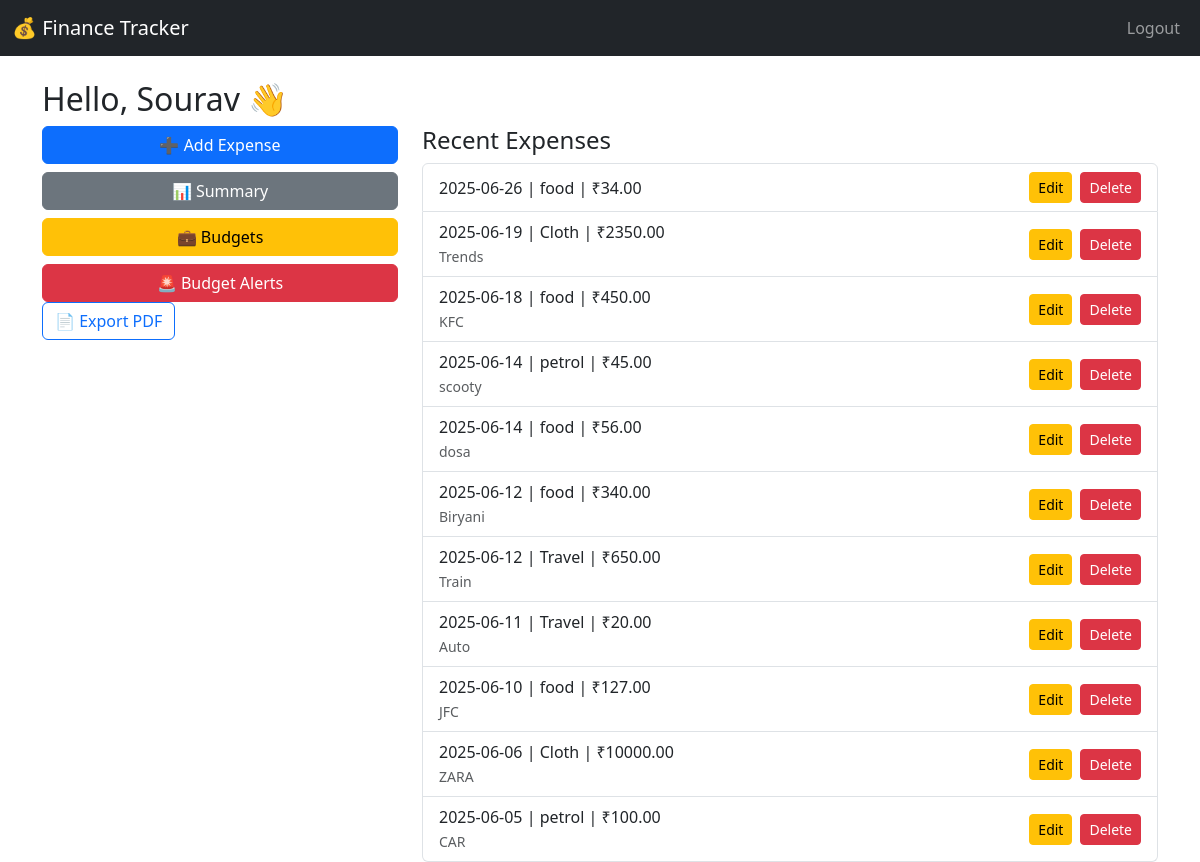
The app's page /dashboard (signed in) with its own data.
### tables this page shows
CREATE TABLE expenses(
            id INTEGER PRIMARY KEY AUTOINCREMENT,
            date TEXT,
            category TEXT,
            amount REAL,
            note TEXT,
            user_id INTEGER
        , type TEXT DEFAULT 'expense');

### app.py (the view)
@app.route('/dashboard')
def dashboard():
    if 'username' not in session:
        return redirect(url_for('login'))
    user_id = session.get('user_id')
    expenses = fetch_expenses(user_id)
    print("Fetched expenses for user:", expenses)
    return render_template('dashboard.html', expenses=expenses, username=session['username'])

### db.py (called while the page is built)
def connect():
    conn = sqlite3.connect(DB_PATH)
    conn.execute("PRAGMA foreign_keys = ON;")
    return conn

### expenses.py (called while the page is built)
def fetch_expenses(user_id):
    with connect() as conn:
        c = conn.cursor()
        c.execute("""
            SELECT id, date, category, amount, note, type
            FROM expenses
            WHERE user_id = ?
            ORDER BY date DESC
        """, (user_id,))
        rows = c.fetchall()
        expenses = [
            {
                "id": row[0],
                "date": row[1],
                "category": row[2],
                "amount": row[3],
                "note": row[4],
                "type": row[5]
            }
            for row in rows
        ]
        return expenses

### templates/dashboard.html (shortened to what this page needs)
{% extends 'base.html' %}
{% block content %}
<h2>Hello, {{ username }} 👋</h2>
<div class="row">
  <div class="col-md-4">
    <a href="/add" class="btn btn-primary w-100 mb-2">➕ Add Expense</a>
    <a href="/summary" class="btn btn-secondary w-100 mb-2">📊 Summary</a>
    <a href="/budget" class="btn btn-warning w-100 mb-2">💼 Budgets</a>
    <a href="{{ url_for('budget_alert') }}" class="btn btn-danger w-100">🚨 Budget Alerts</a>
    <a href="{{ url_for('export_pdf') }}" class="btn btn-outline-primary">📄 Export PDF</a>
  </div>
  <div class="col-md-8">
    <h4>Recent Expenses</h4>
    {% if expenses %}
      <ul class="list-group">
        {% for expense in expenses %}
          <li class="list-group-item d-flex justify-content-between align-items-center">
            <div>
              {{ expense.date }} | {{ expense.category }} | ₹{{ '%.2f'|format(expense.amount) }}<br>
              <small class="text-muted">{{ expense.note }}</small>
            </div>
            <div class="d-flex">
              <a href="{{ url_for('edit_expense', expense_id=expense.id) }}" class="btn btn-sm btn-warning me-2">Edit</a>
              <form method="POST" action="{{ url_for('delete_expense_by_id', expense_id=expense.id) }}">
                <button type="submit" class="btn btn-sm btn-danger" onclick="return confirm('Are you sure you want to delete this expense?')">Delete</button>
              </form>
            </div>
          </li>
        {% endfor %}
      </ul>
    {% else %}
      <div class="alert alert-info">No expenses recorded yet. Start by adding one!</div>
    {% endif %}
  </div>
</div>
{% endblock %}

### templates/base.html (shortened to what this page needs)
<!DOCTYPE html>
<html lang="en">
<head>
  <link href="https://cdn.jsdelivr.net/npm/bootstrap@5.3.0/dist/css/bootstrap.min.css" rel="stylesheet">
</head>
<body>
  <nav class="navbar navbar-expand-lg navbar-dark bg-dark">
    <div class="container-fluid">
      <a class="navbar-brand" href="/dashboard">💰 Finance Tracker</a>
      <div class="collapse navbar-collapse" id="navbarNav">
        <ul class="navbar-nav ms-auto">
          <li class="nav-item">
            <a class="nav-link" href="/logout">Logout</a>
          </li>
        </ul>
      </div>
    </div>
  </nav>
  <div class="container mt-4">
    {% block content %}{% endblock %}
  </div>
</body>
</html>

### records on screen
expenses: date "2025-06-26", category "food", amount "34.00"
expenses: date "2025-06-19", category "Cloth", amount "2350.00", note "Trends"
expenses: date "2025-06-18", category "food", amount "450.00", note "KFC"
expenses: date "2025-06-14", category "petrol", amount "45.00", note "scooty"
expenses: date "2025-06-14", category "food", amount "56.00", note "dosa"
expenses: date "2025-06-12", category "food", amount "340.00", note "Biryani"
expenses: date "2025-06-12", category "Travel", amount "650.00", note "Train"
expenses: date "2025-06-11", category "Travel", amount "20.00", note "Auto"
expenses: date "2025-06-10", category "food", amount "127.00", note "JFC"
expenses: date "2025-06-06", category "Cloth", amount "10000.00", note "ZARA"
expenses: date "2025-06-05", category "petrol", amount "100.00", note "CAR"

### other values on screen
{{ username }} "Sourav"
